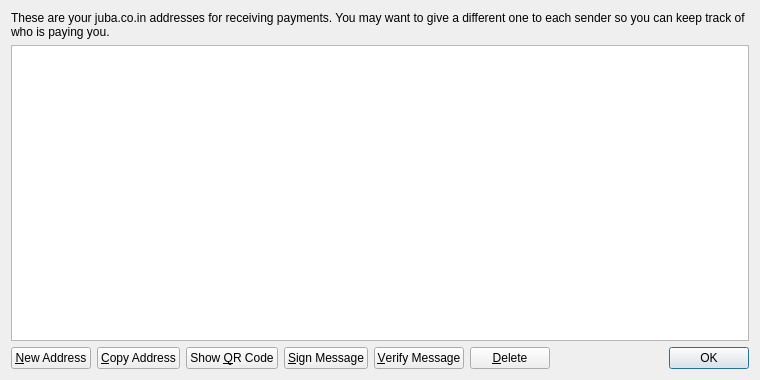
<?xml version="1.0" encoding="UTF-8"?>
<ui version="4.0">
 <class>AddressBookPage</class>
 <widget class="QWidget" name="AddressBookPage">
  <property name="geometry">
   <rect>
    <x>0</x>
    <y>0</y>
    <width>760</width>
    <height>380</height>
   </rect>
  </property>
  <property name="windowTitle">
   <string>Address Book</string>
  </property>
  <layout class="QVBoxLayout" name="verticalLayout">
   <item>
    <widget class="QLabel" name="labelExplanation">
     <property name="text">
      <string>These are your juba.co.in addresses for receiving payments. You may want to give a different one to each sender so you can keep track of who is paying you.</string>
     </property>
     <property name="textFormat">
      <enum>Qt::PlainText</enum>
     </property>
     <property name="wordWrap">
      <bool>true</bool>
     </property>
    </widget>
   </item>
   <item>
    <widget class="QTableView" name="tableView">
     <property name="contextMenuPolicy">
      <enum>Qt::CustomContextMenu</enum>
     </property>
     <property name="toolTip">
      <string>Double-click to edit address or label</string>
     </property>
     <property name="tabKeyNavigation">
      <bool>false</bool>
     </property>
     <property name="alternatingRowColors">
      <bool>true</bool>
     </property>
     <property name="selectionMode">
      <enum>QAbstractItemView::SingleSelection</enum>
     </property>
     <property name="selectionBehavior">
      <enum>QAbstractItemView::SelectRows</enum>
     </property>
     <property name="sortingEnabled">
      <bool>true</bool>
     </property>
     <attribute name="verticalHeaderVisible">
      <bool>false</bool>
     </attribute>
    </widget>
   </item>
   <item>
    <layout class="QHBoxLayout" name="horizontalLayout">
     <item>
      <widget class="QPushButton" name="newAddressButton">
       <property name="toolTip">
        <string>Create a new address</string>
       </property>
       <property name="text">
        <string>&amp;New Address</string>
       </property>
       <property name="icon">
        <iconset resource="../bitcoin.qrc">
         <normaloff>:/icons/add</normaloff>:/icons/add</iconset>
       </property>
      </widget>
     </item>
     <item>
      <widget class="QPushButton" name="copyToClipboard">
       <property name="toolTip">
        <string>Copy the currently selected address to the system clipboard</string>
       </property>
       <property name="text">
        <string>&amp;Copy Address</string>
       </property>
       <property name="icon">
        <iconset resource="../bitcoin.qrc">
         <normaloff>:/icons/editcopy</normaloff>:/icons/editcopy</iconset>
       </property>
      </widget>
     </item>
     <item>
      <widget class="QPushButton" name="showQRCode">
       <property name="text">
        <string>Show &amp;QR Code</string>
       </property>
       <property name="icon">
        <iconset resource="../bitcoin.qrc">
         <normaloff>:/icons/qrcode</normaloff>:/icons/qrcode</iconset>
       </property>
      </widget>
     </item>
     <item>
      <widget class="QPushButton" name="signMessage">
       <property name="toolTip">
        <string>Sign a message to prove you own a Bitcoin address</string>
       </property>
       <property name="text">
        <string>&amp;Sign Message</string>
       </property>
       <property name="icon">
        <iconset resource="../bitcoin.qrc">
         <normaloff>:/icons/edit</normaloff>:/icons/edit</iconset>
       </property>
      </widget>
     </item>
     <item>
      <widget class="QPushButton" name="verifyMessage">
       <property name="toolTip">
        <string>Verify a message to ensure it was signed with a specified Bitcoin address</string>
       </property>
       <property name="text">
        <string>&amp;Verify Message</string>
       </property>
       <property name="icon">
        <iconset resource="../bitcoin.qrc">
         <normaloff>:/icons/transaction_0</normaloff>:/icons/transaction_0</iconset>
       </property>
      </widget>
     </item>
     <item>
      <widget class="QPushButton" name="deleteButton">
       <property name="toolTip">
        <string>Delete the currently selected address from the list. Only sending addresses can be deleted.</string>
       </property>
       <property name="text">
        <string>&amp;Delete</string>
       </property>
       <property name="icon">
        <iconset resource="../bitcoin.qrc">
         <normaloff>:/icons/remove</normaloff>:/icons/remove</iconset>
       </property>
      </widget>
     </item>
     <item>
      <spacer name="horizontalSpacer">
       <property name="orientation">
        <enum>Qt::Horizontal</enum>
       </property>
       <property name="sizeHint" stdset="0">
        <size>
         <width>40</width>
         <height>20</height>
        </size>
       </property>
      </spacer>
     </item>
     <item>
      <widget class="QDialogButtonBox" name="buttonBox">
       <property name="sizePolicy">
        <sizepolicy hsizetype="Maximum" vsizetype="Fixed">
         <horstretch>0</horstretch>
         <verstretch>0</verstretch>
        </sizepolicy>
       </property>
       <property name="standardButtons">
        <set>QDialogButtonBox::Ok</set>
       </property>
      </widget>
     </item>
    </layout>
   </item>
  </layout>
 </widget>
 <resources>
  <include location="../bitcoin.qrc"/>
 </resources>
 <connections/>
</ui>
